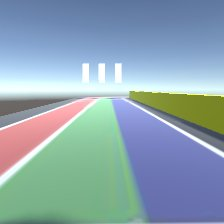
#> input picture Project_Beta/Robot1/data_interactive/latest_RGB_a.jpg, 224 x 224 px
$ python -i perception_trackposition.py   (imports and definitions only)
#> lines starting #> are read from the running program, lines starting #| are printed output that depends on the picture
# perception_trackposition.py
# Detect lane position (lane_name + lane_offset) based on a fixed color order.
# AAGP track order (from outside to inside):
# Black | White(outside) | Red | White(center) | Green | Blue | White(inside) | Black

from dataclasses import dataclass
from PIL import Image
import cv2, numpy as np, os, argparse, csv, glob
from typing import Tuple, Optional

@dataclass
class LaneResult:
    ok: bool
    lane_name: str
    lane_offset: float   # normalized offset within the detected lane band: -1..+1 (left negative)
    confidence: float    # simple coverage ratio: 0..1


# === HSV color thresholds ===
COLOR_RANGES = {
    "Red1":  ((0,   100, 80),  (10,  255, 255)),
    "Red2":  ((170, 100, 80),  (180, 255, 255)),
    "Green": ((35,  80,  80),  (85,  255, 255)),
    "Blue":  ((95,  80,  80),  (140, 255, 255)),
    "White": ((0,   0,  200),  (180, 40,  255)),
    "Black": ((0,   0,  0),    (180, 255, 50)),
}

# === ROI settings (relative vertical range) ===
ROI_TOP_FRAC  = 0.60
ROI_BOT_FRAC  = 0.80

# === Debug directory ===
project_root = os.path.dirname(os.path.dirname(__file__))
DEBUG_DIR = os.path.join(project_root, "debug")
# [1 line not run here, left out]


def classify_colors(hsv_roi: np.ndarray) -> np.ndarray:
    """
    Build per-color masks and assign each pixel the strongest class.
    Returns a 2D array of string labels in {"Black","White","Red","Green","Blue"}.
    """
    masks = {}
    for name, (lo, hi) in COLOR_RANGES.items():
        masks[name] = cv2.inRange(hsv_roi, np.array(lo, np.uint8), np.array(hi, np.uint8))

    # Merge Red1 + Red2
    masks["Red"] = cv2.bitwise_or(masks["Red1"], masks["Red2"])
    del masks["Red1"], masks["Red2"]

    # Stack and argmax → index map
    order = ["Black", "White", "Red", "Green", "Blue"]
    stacked = np.stack([masks[c] for c in order], axis=-1)
    idx = np.argmax(stacked, axis=-1)

    # Map indices to class names
    label_map = np.vectorize(lambda i: order[i])(idx)
    return label_map


# [65 lines left out: functions _put_label_top, _nearest_color_run, _draw_plus, not called in this run]


def detect_lane(pil_img: Image.Image, save_debug: bool = False) -> LaneResult:
    """
    Detect the lane color under the image center and estimate:
      - lane_name (categorical)
      - lane_offset (-1..+1 across the detected colored band)
      - confidence (coverage ratio in the middle row)
    """
#> called with save_debug = False
    bgr = cv2.cvtColor(np.array(pil_img), cv2.COLOR_RGB2BGR)
#> bgr is the input picture: shape (224, 224, 3); mean B, G, R 176.5, 164.9, 140.5
    h, w, _ = bgr.shape
#> h = 224; w = 224
    roi_top = int(h * ROI_TOP_FRAC)
#> roi_top = 134
    roi_bot = int(h * ROI_BOT_FRAC)
#> roi_bot = 179
    roi = bgr[roi_top:roi_bot, :]
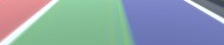
#> roi: shape (45, 224, 3); mean B, G, R 169.3, 161.4, 141.4
    hsv = cv2.cvtColor(roi, cv2.COLOR_BGR2HSV)
#> hsv: shape (45, 224, 3); mean H, S, V 99.4, 81.9, 194.5

    label_map = classify_colors(hsv)
#> after the loop in classify_colors, `for name, (lo, hi) in COLOR_RANGES.items():`: masks = 6 items
#> in classify_colors, `idx = np.argmax(stacked, axis=-1)`:
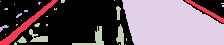
#> idx: shape (45, 224) int64; 5 distinct labels, from 0 to 4; one colour per label, 0 black

    mid_y = label_map.shape[0] // 2
#> mid_y = 22
    row = label_map[mid_y, :]

    cx = w // 2
#> cx = 112
    lane_color = row[cx]  # class at the image center within ROI
#> lane_color = 'Black'

    # --- lane_name classification ---
    lane_name = "Unknown"
    if lane_color == "Red":
        lane_name = "Red"
    elif lane_color == "Green":
        lane_name = "Green"
    elif lane_color == "Blue":
        lane_name = "Blue"
    elif lane_color == "White":
        # Peek left/right neighbors to disambiguate which white band we're on
        left  = row[max(cx - 30, 0)]
        right = row[min(cx + 30, w - 1)]
        if "Red" in (left, right):
            lane_name = "CenterWhite"
        elif "Black" in (left, right):
            lane_name = "OutsideWhite"
        elif "Blue" in (left, right):
            lane_name = "InsideWhite"
        else:
            lane_name = "White"
    elif lane_color == "Black":
        lane_name = "Black"

    # --- lane_offset computation ---
    mask_lane = (row == lane_color)
    xs = np.where(mask_lane)[0]
#> xs = 122 values from 0 to 221
    if xs.size > 5:
        left_x, right_x = xs[0], xs[-1]
#> left_x = 0; right_x = 221
        lane_cx = 0.5 * (left_x + right_x)
#> lane_cx = 110.5
        # normalize: -1 at left edge of band, +1 at right edge of band
        lane_offset = (cx - lane_cx) / ((right_x - left_x) / 2.0 + 1e-6)
#> lane_offset = 0.0136
        confidence = float(xs.size) / float(w)
#> confidence = 0.545
    else:
        lane_offset, confidence = 0.0, 0.0

    # === Debug output ===
    if save_debug:
        dbg = bgr.copy()
        # ROI (red box)
        cv2.rectangle(dbg, (0, roi_top), (w, roi_bot), (0, 0, 255), 2)
        # Center vertical line (green)
        cv2.line(dbg, (cx, roi_top), (cx, roi_bot), (0, 255, 0), 2)
        # Label (lane name + offset) at safe top region
        txt = f"{lane_name}, offset={lane_offset:+.2f}"
        _put_label_top(dbg, txt, top_frac=0.06)

        # Vertical scan: mark left/right edges of the current lane color with + markers
        STEP_Y = 5  # every 5 pixels in ROI space
        target_color = lane_color
        for yy in range(0, label_map.shape[0], STEP_Y):
            row_labels = label_map[yy, :]
            run = _nearest_color_run(row_labels, target_color, cx)
            if run is None:
                continue
            lx, rx = run
            y_img = roi_top + yy  # ROI → full image y
            _draw_plus(dbg, int(lx), y_img, size=8)  # left edge
            _draw_plus(dbg, int(rx), y_img, size=8)  # right edge

        # Save with incremental counter
        counter_path = os.path.join(DEBUG_DIR, "counter.txt")
        try:
            with open(counter_path, "r") as f:
                cnt = int(f.read().strip())
        except Exception:
            cnt = 0
        cnt += 1
        with open(counter_path, "w") as f:
            f.write(str(cnt))
        out_path = os.path.join(DEBUG_DIR, f"debug_lane_{cnt:06d}.jpg")
        cv2.imwrite(out_path, dbg)
        print(f"[TrackPosition] Saved {out_path}")

    return LaneResult(True, lane_name, float(lane_offset), float(confidence))


# [46 lines left out: functions _iter_images, run_batch, main, not called in this run]


# [2 lines not run here, left out]

>>> import cv2
>>> picture = cv2.cvtColor(cv2.imread('../../Project_Beta/Robot1/data_interactive/latest_RGB_a.jpg'), cv2.COLOR_BGR2RGB)
>>> result = detect_lane(picture)
